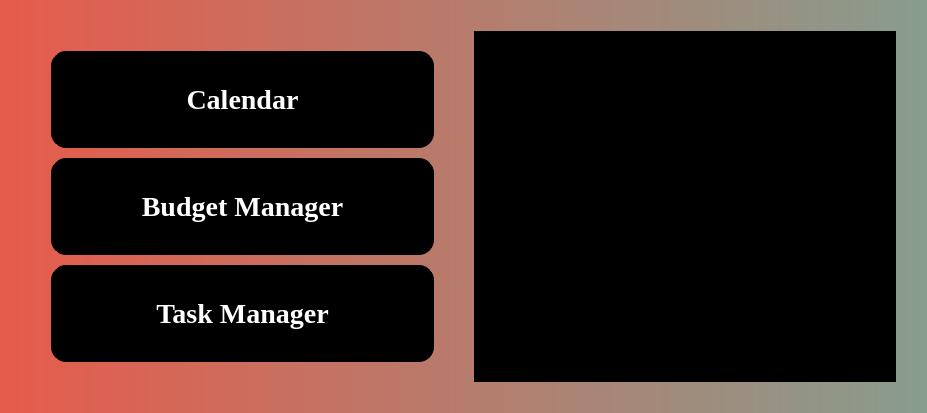
<?xml version="1.0" encoding="UTF-8"?>
<ui version="4.0">
 <class>Dialog</class>
 <widget class="QDialog" name="Dialog">
  <property name="geometry">
   <rect>
    <x>0</x>
    <y>0</y>
    <width>927</width>
    <height>409</height>
   </rect>
  </property>
  <property name="windowTitle">
   <string>Dialog</string>
  </property>
  <property name="styleSheet">
   <string notr="true">background: qlineargradient(spread:pad, x1:0, y1:0, x2:1, y2:0, stop:0 rgba(230, 91, 75, 1), stop:1 rgba(135, 157, 142, 1));
background-position: center;
font-size:28px;</string>
  </property>
  <layout class="QGridLayout" name="gridLayout">
   <item row="0" column="0">
    <layout class="QHBoxLayout" name="horizontalLayout" stretch="0,0">
     <property name="spacing">
      <number>20</number>
     </property>
     <property name="leftMargin">
      <number>20</number>
     </property>
     <property name="topMargin">
      <number>20</number>
     </property>
     <property name="rightMargin">
      <number>20</number>
     </property>
     <property name="bottomMargin">
      <number>20</number>
     </property>
     <item>
      <layout class="QVBoxLayout" name="verticalLayout" stretch="20,20,20">
       <property name="spacing">
        <number>10</number>
       </property>
       <property name="leftMargin">
        <number>20</number>
       </property>
       <property name="topMargin">
        <number>20</number>
       </property>
       <property name="rightMargin">
        <number>20</number>
       </property>
       <property name="bottomMargin">
        <number>20</number>
       </property>
       <item>
        <widget class="QPushButton" name="calendar_btn">
         <property name="styleSheet">
          <string notr="true">font-family: Georgia;
font-weight: bold;
color: white;
background: black;
border: 1px solid black;
padding: 10px;
border-radius: 15px 15px;
height: 75px;</string>
         </property>
         <property name="text">
          <string>Calendar</string>
         </property>
        </widget>
       </item>
       <item>
        <widget class="QPushButton" name="budget_btn">
         <property name="styleSheet">
          <string notr="true">font-family: Georgia;
font-weight: bold;
color: white;
background: black;
border: 1px solid black;
padding: 10px;
border-radius: 15px 15px;
height: 75px;</string>
         </property>
         <property name="text">
          <string>Budget Manager</string>
         </property>
        </widget>
       </item>
       <item>
        <widget class="QPushButton" name="tm_btn">
         <property name="styleSheet">
          <string notr="true">font-family: Georgia;
font-weight: bold;
color: white;
background: black;
border: 1px solid black;
padding: 10px;
border-radius: 15px 15px;
height: 75px;</string>
         </property>
         <property name="text">
          <string>Task Manager</string>
         </property>
        </widget>
       </item>
      </layout>
     </item>
     <item>
      <layout class="QVBoxLayout" name="verticalLayout_2" stretch="0">
       <property name="spacing">
        <number>0</number>
       </property>
       <property name="leftMargin">
        <number>0</number>
       </property>
       <property name="topMargin">
        <number>0</number>
       </property>
       <property name="rightMargin">
        <number>0</number>
       </property>
       <property name="bottomMargin">
        <number>0</number>
       </property>
       <item>
        <widget class="QLabel" name="label">
         <property name="styleSheet">
          <string notr="true">background: black;
border: 1px solid black;</string>
         </property>
         <property name="text">
          <string/>
         </property>
         <property name="pixmap">
          <pixmap>Assets/IMG_9449.jpg</pixmap>
         </property>
         <property name="scaledContents">
          <bool>false</bool>
         </property>
         <property name="wordWrap">
          <bool>true</bool>
         </property>
        </widget>
       </item>
      </layout>
     </item>
    </layout>
   </item>
  </layout>
 </widget>
 <resources/>
 <connections/>
</ui>
